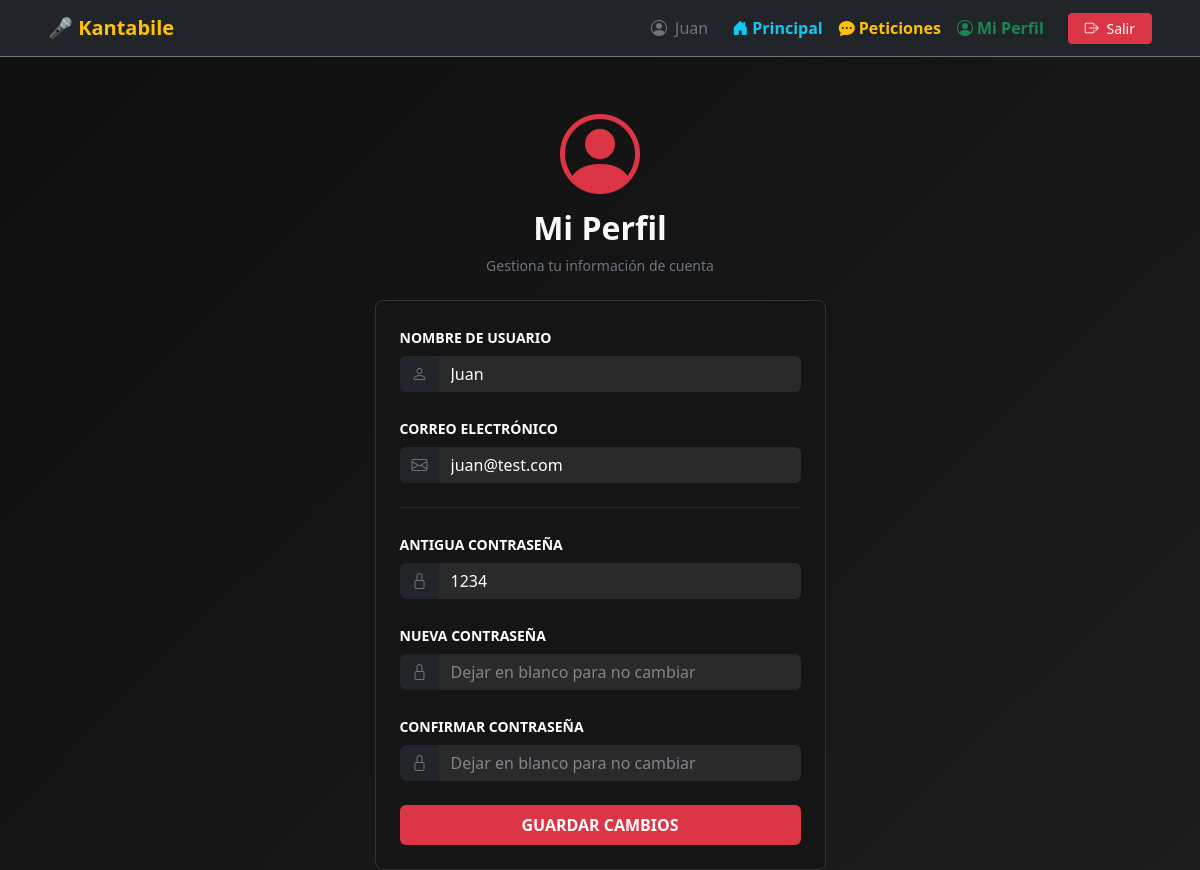
Page /usuario/perfil.php (signed in) on the committed database.
### tables this page shows
CREATE TABLE `usuarios` (
  `id` int(11) NOT NULL,
  `nombre` varchar(100) NOT NULL,
  `email` varchar(100) NOT NULL,
  `passwd` varchar(255) NOT NULL,
  `rol` int(11) NOT NULL DEFAULT 1 COMMENT '1-Usuario\r\n2-Administrador',
  `estado` tinyint(1) NOT NULL COMMENT '0 - activo\r\n1 - bloqueado',
  `registrado` timestamp NOT NULL DEFAULT current_timestamp() ON UPDATE current_timestamp()
);

### usuario/perfil.php (the view, shortened to what this page needs)
<?php
include '../includes/conexion.php';
$idUsuario = $_SESSION['idUsuario'];
$res = mysqli_query($conn, "SELECT * FROM usuarios WHERE id = '$idUsuario'");
$usuario = mysqli_fetch_assoc($res);
?>
<!DOCTYPE html>
<html lang="es">
<head>
    <link href="https://cdn.jsdelivr.net/npm/bootstrap@5.3.2/dist/css/bootstrap.min.css" rel="stylesheet">
    <link rel="stylesheet" href="https://cdn.jsdelivr.net/npm/bootstrap-icons@1.11.1/font/bootstrap-icons.css">
    <link rel="stylesheet" href="../css/styles.css">
</head>
<body class="text-light">
    <?php include '../includes/navbar.php'; ?>
    <div class="container mt-5">
        <div class="row justify-content-center">
            <div class="col-md-6 col-lg-5">
                <div class="text-center mb-4">
                    <i class="bi bi-person-circle display-1 text-danger"></i>
                    <h2 class="fw-bold mt-2">Mi Perfil</h2>
                    <p class="text-secondary small">Gestiona tu información de cuenta</p>
                </div>
                <div class="card card-dark">
                    <div class="card-body p-4">
                        <form action="" method="POST">
                            <div class="mb-4">
                                <label for="nombre" class="form-label small fw-bold">NOMBRE DE USUARIO</label>
                                <div class="input-group">
                                    <span class="input-group-text bg-dark border-0 text-secondary"><i class="bi bi-person"></i></span>
                                    <input type="text" name="nombre" id="nombre" class="form-control"
                                        value="<?= $usuario['nombre'] ?>" required>
                                </div>
                            </div>
                            <div class="mb-4">
                                <label for="email" class="form-label small fw-bold">CORREO ELECTRÓNICO</label>
                                <div class="input-group">
                                    <span class="input-group-text bg-dark border-0 text-secondary"><i class="bi bi-envelope"></i></span>
                                    <input type="email" name="email" id="email" class="form-control"
                                        value="<?= $usuario['email'] ?>" required>
                                </div>
                            </div>
                            <hr class="border-secondary my-4">
                            <div class="mb-4">
                                <label for="password" class="form-label small fw-bold">ANTIGUA CONTRASEÑA</label>
                                <div class="input-group">
                                    <span class="input-group-text bg-dark border-0 text-secondary"><i class="bi bi-lock"></i></span>
                                    <input type="text" name="passwd" id="passwd" class="form-control"
                                        value="<?= $usuario['passwd'] ?>" readonly>
                                </div>
                            </div>
                            <div class="mb-4">
                                <label for="password" class="form-label small fw-bold">NUEVA CONTRASEÑA</label>
                                <div class="input-group">
                                    <span class="input-group-text bg-dark border-0 text-secondary"><i class="bi bi-lock"></i></span>
                                    <input type="password" name="passwd" id="passwd" class="form-control"
                                        placeholder="Dejar en blanco para no cambiar">
                                </div>
                            </div>
                            <div class="mb-4">
                                <label for="password" class="form-label small fw-bold">CONFIRMAR CONTRASEÑA</label>
                                <div class="input-group">
                                    <span class="input-group-text bg-dark border-0 text-secondary"><i class="bi bi-lock"></i></span>
                                    <input type="password" name="passwd2" id="passwd" class="form-control"
                                        placeholder="Dejar en blanco para no cambiar">
                                </div>
                            </div>
                            <div class="d-grid gap-2">
                                <button type="submit" class="btn btn-main text-white py-2 fw-bold">
                                    GUARDAR CAMBIOS
                                </button>
                            </div>
                        </form>
                    </div>
                </div>
            </div>
        </div>
    </div>
</body>
</html>

### css/styles.css (style rules this page uses)
body { background: linear-gradient(135deg, #0f0f0f, #1c1c1c); min-height: 100vh; font-family: 'Segoe UI', Tahoma, sans-serif; }
.card-dark { background-color: #1e1e1e; border: none; border-radius: 10px; }
.form-label { color: #ffffff; }
.form-control { background-color: #2a2a2a; border: none; color: #ffffff; }
.form-control::placeholder { color: #80848d !important; }
.btn-main { background-color: #dc3545; border: none; }
.card-dark { background-color: #151515; border: 1px solid #333; border-radius: 8px; }

### rows in the picture
usuarios: nombre "Juan", email "juan@test.com", passwd "1234"

### other values in the picture
$_SESSION["nombre"] "Juan"
